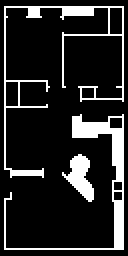
#> input picture anglerdroid/data/maps/world/world_fixed.png, 64 x 128 px, found by its file name (shown 2 times larger)
$ python pathfinder-old.py
#> lines starting #> are read from the running program, lines starting #| are printed output that depends on the picture; after the words box and inside, x2 and y2 are one past the last pixel; in counts of white or black regions, pixels touching at a corner belong together
import numpy as np
import cv2
import math

class DynamicPathfinder:
    def __init__(self,
                 botxy=(320,360),
                 wheel_base_diameter=.34,
                 wheel_diameter=.172,
                 pixel_size=.01,
                 max_rev_per_sec=2,
                 lookahead_sec=3,
                 path_margin_size=.02):

        # bot size/speed info
        self.wheel_base_diameter = wheel_base_diameter
        self.wheel_diameter = wheel_diameter
        self.max_rev_per_sec = max_rev_per_sec
        self.max_dist_per_sec = self.wheel_diameter * np.pi * self.max_rev_per_sec

        # seconds to drive on curve path.
        # affects which parths are chosen because 'collisions' happen on path
        self.path_lookahead_sec = lookahead_sec
        self.path_steps_per_sec = 4

        # calculate values in pixel space
        self.pixel_size = pixel_size
        self.botxy = botxy
        self.max_px_per_sec = self.max_dist_per_sec / self.pixel_size
        self.max_distance_px = self.max_px_per_sec * self.path_lookahead_sec
        self.wheel_base_diameter_px = self.wheel_base_diameter / self.pixel_size

        # extra space beyond wheel base required for robot to spin around freely
        self.path_margin_size = path_margin_size
        self.path_margin_size_px = self.path_margin_size / self.pixel_size
        self.bot_circle_radius_px = int(self.wheel_base_diameter_px/2)+int(self.path_margin_size_px)

        # left/right wheel starting velocity (-1 to 1)
        self.current_vels_norm = (0,0)


    def next_wheel_vels(self, image=None, goal=(0,0), from_vels=None, steps=2, botxy=None):
        if image     is not None: self.image = image
        if botxy     is not None: self.botxy = botxy
        if from_vels is not None: self.current_vels_norm = from_vels

        vels = self.get_possible_wheel_vels(self.current_vels_norm, steps)
        paths = self.get_possible_paths(image, vels)
        path = self.get_best_path(paths, goal, self.botxy)

        if path is None:
            # phantom braking
            # need instead to realistically choose the slowes speed possible from here
            x,y = self.botxy
            path = {'vels':(0,0), 'points':np.array([[x,y]]), 'safe':True}
            paths.append(path)

        if True:
            imgview=self.image.copy()
            for p in paths:
                if p['safe']:
                    self.draw_path(imgview, p['points'],(255,255,255))
                else:
                    self.draw_path(imgview, p['points'],(64,64,64))

                # show each path as it's generated
                #cv2.imshow("Paths", imgview)
                #cv2.waitKey(100)
            cv2.imshow("Paths", imgview)

        return path


    def get_possible_wheel_vels(self,current_vels_norm=(0,0),steps=2,step_by=.04,max=1.0,min=-1.0):
        # bot can't reach all speeds in a short period.
        # here we calculate which speeds are acheivable from current wheel speeds
        # if bot can change speed fast, may want to increas steps and decrease step_by

        #need to handle round low speed to zero eg < .01 = 0
        vels=[]
        step_max=(steps*step_by)
        current_v1,current_v2=current_vels_norm

        i = -(step_max)
        while not math.isclose(i,step_max):
            j = -steps*step_by
            while not math.isclose(j,step_max):
                vh1,vh2=current_v1+i,current_v2+j
                if min <= vh1 <= max and min <= vh2 <= max:
                    vels.append((vh1,vh2))
                j += step_by
            i += step_by

        #print(len(vels))
        #for v1,v2 in vels:
        #    print(v1,v2)

        return vels


    def get_possible_paths(self, image, possible_vels):
        """ given image of obstacles and possible wheel speeds, calculate
        and find which ones collide with obstacle
        """
        image_sum=np.sum(image)
        paths=[]

        for vel in possible_vels:
            img=image.copy()

            points = self.get_path_points(vel)

            # Plot points on the image
            for px, py in points:
                # black filled circle traces path,
                cv2.circle(img, (px,py), self.bot_circle_radius_px, (0, 0,0), -1)
            safe = np.sum(img) == image_sum
            path = {
                'vels': vel,
                'points': points,
                'safe': safe
            }

            paths.append(path)

        return paths


    def get_path_points(self, vels=(.5,.5)):
                    # we are scaling basically the 'zoom'/time of the pattern.
            # should base on cm/px traveled during time represented by path
            px_traveled_left_wheel  = vels[0] * self.max_distance_px
            px_traveled_right_wheel = vels[1] * self.max_distance_px
            curve_length_px = (px_traveled_left_wheel + px_traveled_right_wheel) / 2

            #r is the radius of circle defining the curvature of the path
            turn_radius_px = self.calculate_radius_px(vels[0]*self.max_px_per_sec,
                                                      vels[1]*self.max_px_per_sec)

            #the angle corresponding to how far the bot would travel on the circle (smaller for large circles)
            circumference = 2 * np.pi * turn_radius_px
            distance_factor = curve_length_px / circumference

            theta = np.linspace(0, 2 * np.pi * distance_factor, self.path_steps_per_sec*self.path_lookahead_sec)
            x = turn_radius_px * np.cos(theta) - turn_radius_px  # Offset the x-values by -r
            y = turn_radius_px * np.sin(theta)

            # Convert to pixel coordinates (shift to bot pos on image)
            pixel_x = (x + self.botxy[0]).astype(np.int32)
            pixel_y = (-y + self.botxy[1]).astype(np.int32)

            points = np.column_stack((pixel_x, pixel_y))

            return points


    def calculate_radius_px(self, vel_left, vel_right):
        # Calculate the turning radius based on the velocity ratio
        if math.isclose(vel_right, vel_left):
            radius = 2000000000 #go straight
        else:
            radius = (self.wheel_base_diameter_px / 2) * ((vel_right + vel_left) /
                                                 (vel_right - vel_left))
        if math.isclose(0.0,radius):
            radius = .0001 #spin in place

        return radius


    def draw_path(self, img, points=[], color=(255,),draw_bot=False, draw_bot_path=False):
        cv2.polylines(img, [points.reshape((-1, 1, 2))], False, color, 1, cv2.LINE_AA)
        #for px, py in points:
        #    cv2.circle(img, (px,py), 0, color, -1)
        if draw_bot_path:
            for px, py in points:
                cv2.circle(img, (px,py), self.bot_circle_radius_px, color, -1)
        if draw_bot:
            cv2.circle(img, (points[-1][0], points[-1][1]), self.bot_circle_radius_px, color, 1)


    def get_best_path(self,
                      paths,
                      goalxy=(0,0),
                      botxy=(1,1),
                      w_spin=.34,
                      w_direction=.34,
                      w_speed=.18,
                      w_goal=.8):

        paths = sorted([path for path in paths if path['safe']], key=lambda p: (
            w_speed * ((1-p['vels'][0])/2 + (1-p['vels'][1])/2) / 2 +
            w_spin * abs(p['vels'][0] - p['vels'][1])/2 +
            w_direction * abs(self.angleBetweenPoints(p['points'][-1],goalxy,botxy)) / 180 +
            w_goal * min(math.sqrt((p['points'][-1][0]-goalxy[0])**2 + (p['points'][-1][1]-goalxy[1])**2) / (3.0/self.pixel_size), 1.0)
        ))

        if False:
            print("path scores:\n")
            for i,p in enumerate(paths):
                print("{:2}({:.2f}, {:.2f})".format(i,*p['vels']),
                    "speed: {:.2f}".format(w_speed * ((1-p['vels'][0])/2 + (1-p['vels'][1])/2) / 2),
                    "spin:  {:.2f}".format(abs(p['vels'][0] - p['vels'][1])/2),
                    "direc: {:.2f}".format(w_direction * abs(self.angleBetweenPoints(p['points'][-1],goalxy,botxy)) / 180),
                    "goal: {:.2f}".format(min(math.sqrt((p['points'][-1][0]-goalxy[0])**2 + (p['points'][-1][1]-goalxy[1])**2) / (3/self.pixel_size), 1.0))
                )

        if len(paths) == 0:
            return None

        return paths[0]


    def angleBetweenPoints(self,point=(1,1), target=(-1,1), origin=(0,0),rad=False):
        # Calculate the vector/angle from the origin to point
        vec_point = (point[0] - origin[0], point[1] - origin[1])
        rad_point = np.arctan2(vec_point[1], vec_point[0]) + np.pi/2
        deg_point = np.degrees(rad_point)

        # Calculate the vector/angle from the origin to the target point
        vec_target = (target[0] - origin[0], target[1] - origin[1])
        rad_target = np.arctan2(vec_target[1], vec_target[0]) + np.pi/2
        deg_target = np.degrees(rad_target)

        # Calculated difference
        rad_diff = rad_point - rad_target
        deg_diff = deg_point - deg_target

        if deg_diff > 180:
            rad_diff = rad_diff - (2*np.pi)
            deg_diff = deg_diff - (360)

        if deg_diff <= -180:
            rad_diff = rad_diff + (2*np.pi)
            deg_diff = deg_diff + (360)

        if True:
            print("Angle in radians to point: {:.2f}".format(rad_point))
            print("Angle in degrees to point: {:.2f}".format(deg_point))
            print("Angle in radians to target: {:.2f}".format(rad_target))
            print("Angle in degrees to target: {:.2f}".format(deg_target))
            print("Diff/Error in radians: {:.2f}".format(rad_diff))
            print("Diff/Error in degrees: {:.2f}".format(deg_diff))

        if rad:
            return rad_diff

        return deg_diff


if __name__ == '__main__':
    import time
    import random

    image = cv2.imread('anglerdroid/data/maps/world/world_fixed.png', cv2.IMREAD_GRAYSCALE)
#> image: shape (128, 64); 15.5% white; 3 white regions, box (x1, y1, x2, y2) and area: (2, 57, 62, 125) 557, (2, 3, 62, 89) 522, (31, 77, 47, 101) 192

    image = cv2.resize(image, None,fx=6,fy=6, interpolation=cv2.INTER_NEAREST)
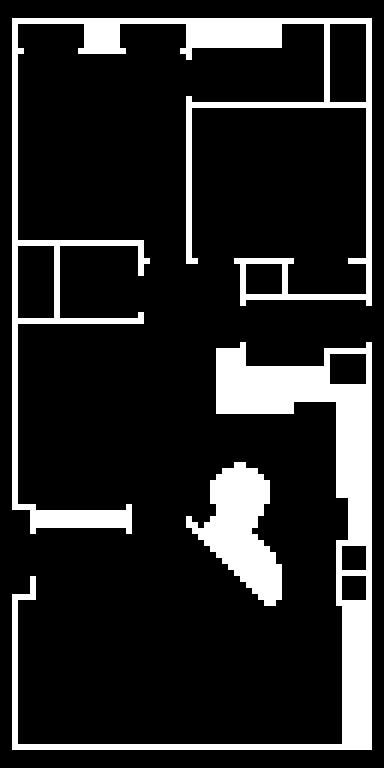
#> image: shape (768, 384); 15.5% white; 3 white regions, box (x1, y1, x2, y2) and area: (12, 342, 372, 750) 20052, (12, 18, 372, 534) 18792, (186, 462, 282, 606) 6912
    generate = True

    if generate: #generate map
        # Create an OpenCV image of size 240x424
        # Define the dimensions of the image
        height,width = image.shape #424*2, 240*2
#> height = 768; width = 384

        # Create a black image
        #image = np.zeros((height, width), dtype=np.uint8)

        # Number of random blobs
        num_blobs = 10

        for _ in range(num_blobs):
            # Generate random coordinates for the center of the blob
            center_x = random.randint(0, width - 1)
            center_y = random.randint(0, height - 1)
            radius = random.randint(10, 50)

            # Draw a white blob on the black image
            cv2.circle(image, (center_x, center_y), radius, (255,), -1)
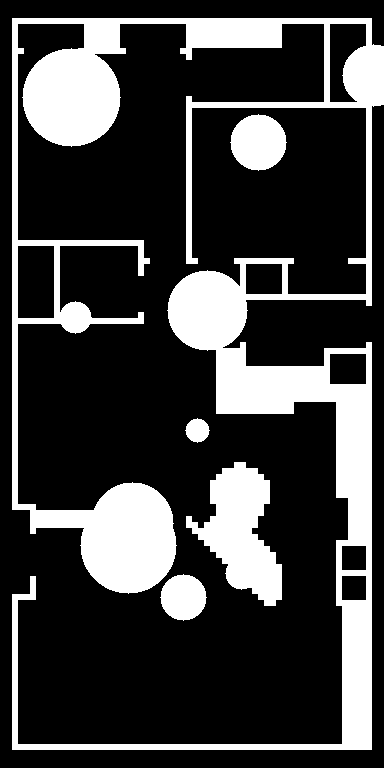
#> image: shape (768, 384); 24.7% white; 5 white regions, box (x1, y1, x2, y2) and area: (12, 18, 384, 750) 61077, (186, 462, 282, 606) 7151, (230, 114, 287, 171) 2453, (160, 574, 207, 621) 1653, (185, 418, 210, 443) 441

        # make sure no blobs over bot
        #cv2.circle(image, (width//2, int(height*.9)), int(height*.2), (0,), -1)

    print("shape", image.shape)
#| shape (768, 384)
    width = image.shape[1]
    height = image.shape[0]

    goalx=width//2
#> goalx = 192
    goaly=height//10
#> goaly = 76

    botx = width//2
#> botx = 192
    boty = int(height*.8)
#> boty = 614
    wheel_space = .34  # in meters
    pixel_size = .02
    wheel_diameter=.172

    vel_l=.50
    vel_r=.55

    cv2.namedWindow("path")
    pathfinder = DynamicPathfinder((botx, boty), wheel_space, wheel_diameter, pixel_size)


    cv2.createTrackbar("vel L", "path", 0, 200, lambda x: cv2.setTrackbarPos("vel L", "path", x))
    cv2.createTrackbar("vel R", "path", 0, 200, lambda x: cv2.setTrackbarPos("vel R", "path", x))
    cv2.setTrackbarPos("vel L", "path", int(vel_l * 100)+100)
    cv2.setTrackbarPos("vel R", "path", int(vel_r * 100)+100)

    try:
        while True:
            vl = (cv2.getTrackbarPos('vel L','path')-100) / 100
#> vl = 0.5
            vr = (cv2.getTrackbarPos('vel R','path')-100) / 100
#> vr = 0.55

            t=time.time()
            path = pathfinder.next_wheel_vels(image, (goalx, goaly),(vl, vr))
#> in get_possible_paths, `image_sum=np.sum(image)`: image_sum = 18557625
#> after the loop in get_possible_paths, `for vel in possible_vels:`:
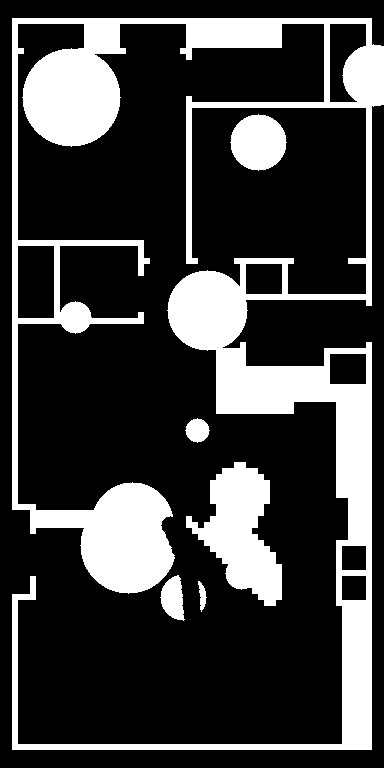
#> img: shape (768, 384); 24.3% white; 6 white regions, box (x1, y1, x2, y2) and area: (12, 18, 384, 750) 60765, (186, 462, 282, 606) 7151, (230, 114, 287, 171) 2453, (160, 575, 185, 621) 776, (185, 418, 210, 443) 441, (198, 581, 207, 612) 151
#> after the loop in get_possible_paths, `for vel in possible_vels:`: paths = 16 items
#> in get_best_path, `paths = sorted([path for path in paths if path['safe']], key=lambda p:..`: paths = []
#> the loop in next_wheel_vels, `for p in paths:` made 17 passes
#> p on pass 17: {'vels': (0, 0), 'points': [[192, 614]], 'safe': True}
#> after the loop in next_wheel_vels, `for p in paths:`:
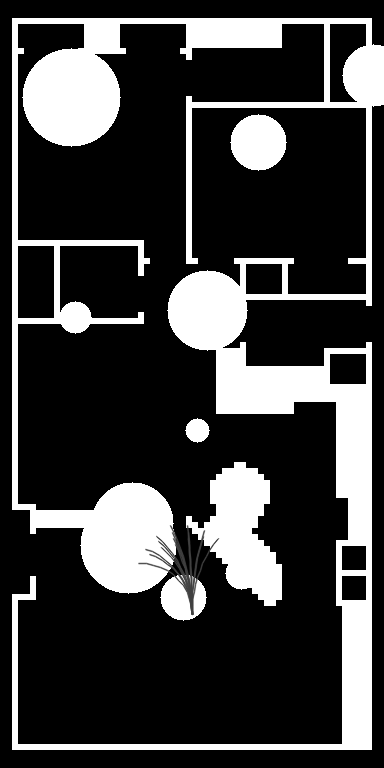
#> imgview: shape (768, 384); 0.55% of pixels changed, all inside (x1, y1, x2, y2) = (138, 525, 220, 616)
#> path = {'vels': (0, 0), 'points': [[192, 614]], 'safe': True}
            print("time: ",time.time()-t)

            show=image.copy()
            pathfinder.draw_path(show, path['points'],(255,))
            cv2.circle(show, (goalx, goaly), int((wheel_space/pixel_size)/2), (128,), -1)
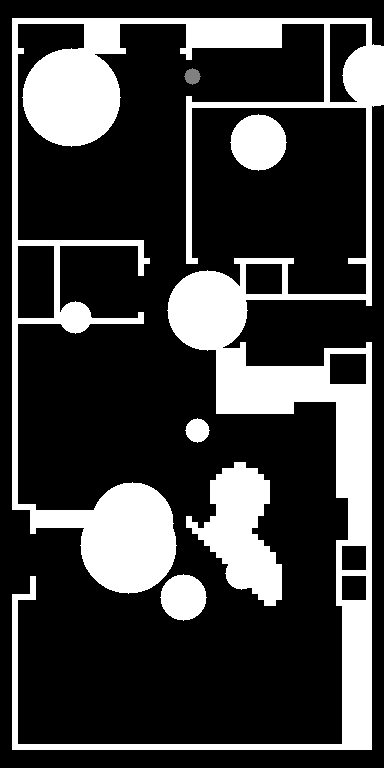
#> show: shape (768, 384); 0.07% of pixels changed, all inside (x1, y1, x2, y2) = (184, 68, 201, 85)
            cv2.imshow("path", show)

            keyCode = cv2.waitKey(1) & 0xFF
#> (key q is pressed here)
            if keyCode == 27 or keyCode == ord('q'): break

            if keyCode == ord('w'): goaly = goaly - int(.05*height)
            if keyCode == ord('s'): goaly = goaly + int(.05*height)
            if keyCode == ord('a'): goalx = goalx - int(.05*width)
            if keyCode == ord('d'): goalx = goalx + int(.05*width)

    except Exception:
        import traceback
        traceback.print_exc()

    cv2.destroyAllWindows()
